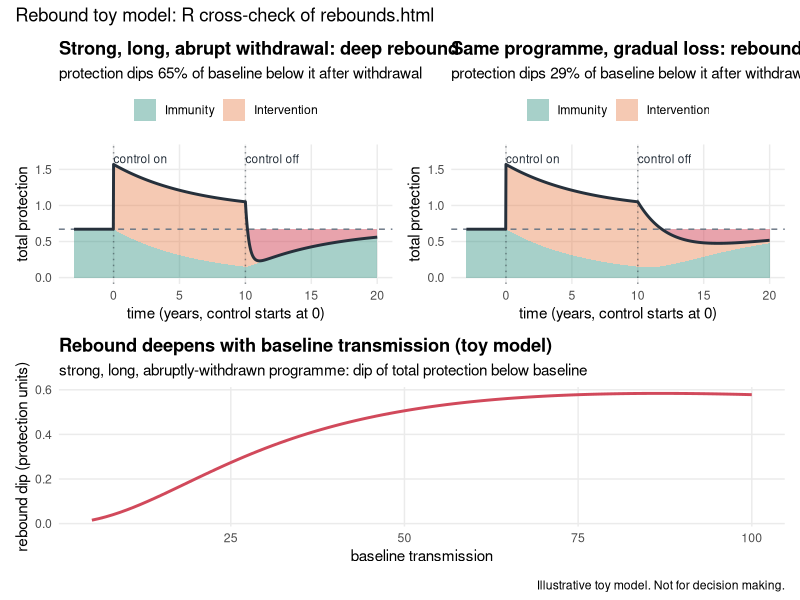

Source code (R):
# =============================================================================
# validate_rebounds.R
#
# Static R/ggplot reproduction of the interactive toy model in rebounds.html,
# as an independent cross-check of the JavaScript. It re-implements the same
# "rebound" dynamics
#
#        total protection(t)  =  acquired immunity I(t)  +  intervention J(t)
#
# where a transmission-reducing intervention suppresses exposure (so immunity
# wanes toward a lower setpoint), then is withdrawn (so its protection decays),
# and total protection can dip BELOW the pre-intervention baseline = a rebound.
#
# All parameters are [ASSUMED] illustrative choices (a toy model), sense-checked
# against the Griffin et al. / malariasimulation transmission model for
# structure and timescales. Not data-fitted.
#
# Run from the repository root:
#   Rscript validation/validate_rebounds.R
# =============================================================================

## ---- libraries -------------------------------------------------------------
.libPaths("C:/Users/pwinskil/Documents/r_packages_arm64")  # user's package lib
suppressPackageStartupMessages({
  library(ggplot2)
  library(dplyr)
  library(tidyr)
  library(patchwork)
})

## ===========================================================================
## 1. PARAMETERS  (identical to the JavaScript in rebounds.html)
## ===========================================================================
k_half <- 28        # [ASSUMED] half-saturation of immunity-exposure curve
t_min  <- -3        # [ASSUMED] time axis start (years)
t_max  <- 20        # [ASSUMED] time axis end (years)
dt     <- 0.02      # [ASSUMED] Euler step (years)

## --- Colours (match the web page) -------------------------------------------
col_accent <- "#2f8f7e"  # immunity
col_warm   <- "#e8804b"  # intervention
col_danger <- "#d1495b"  # rebound
col_ink    <- "#26303b"
col_muted  <- "#6b7785"

## ===========================================================================
## 2. MODEL FUNCTIONS  (identical logic to the JavaScript)
## ===========================================================================

## Saturating (Hill) exposure -> immunity setpoint: g(x) = x^2 / (x^2 + K^2)
g_imm <- function(x) {
  x2 <- x * x
  x2 / (x2 + k_half * k_half)
}

## Immunity relaxes toward its setpoint at a rate that rises mildly with baseline
## transmission (faster rebuild where transmission is higher).
rate_of <- function(Tr) 0.08 + 0.20 * (Tr / 100)

## Speed-of-loss slider (0..100) -> intervention decay half-life (years)
##   0   = gradual waning -> ~3.0 yr ; 100 = abrupt stop -> ~0.17 yr (~2 mo)
loss_half_life <- function(v) 3.0 * (0.17 / 3.0) ^ (v / 100)

## ---- simulate one scenario -------------------------------------------------
## Tr    baseline transmission (5..100)
## S     control strength (0..0.95, fraction reduction in exposure while on)
## D     control duration (years)
## lossV speed-of-loss slider value (0..100)
simulate <- function(Tr, S, D, lossV) {
  B       <- g_imm(Tr)                  # baseline immunity floor
  r       <- rate_of(Tr)
  hl      <- loss_half_life(lossV)
  k_decay <- log(2) / hl

  ts <- seq(t_min, t_max, by = dt)
  I  <- numeric(length(ts))
  J  <- numeric(length(ts))
  I[1] <- B                             # start at baseline equilibrium

  for (i in seq_along(ts)) {
    t <- ts[i]
    Jt <- if (t >= 0 && t < D) S
          else if (t >= D)     S * exp(-k_decay * (t - D))
          else                 0
    J[i] <- Jt
    x   <- Tr * (1 - Jt)                # suppressed exposure
    Ieq <- g_imm(x)
    if (i > 1) I[i] <- I[i - 1] + r * (Ieq - I[i - 1]) * dt
  }
  I <- pmax(0, I)
  tot <- I + J

  ## rebound metric: how far total protection dips below baseline after withdrawal
  post     <- ts >= D
  min_tot  <- min(tot[post])
  depth    <- max(0, B - min_tot)

  list(
    df = data.frame(t = ts, I = I, J = J, tot = tot),
    B = B, depth = depth,
    rel_depth = if (B > 0) depth / B else 0,
    Tr = Tr, S = S, D = D, lossV = lossV
  )
}

## ===========================================================================
## 3. NUMERIC CROSS-CHECK  (compare these against the web-page readouts)
## ===========================================================================
scenarios <- list(
  "default            (Tr=40, S=0.70, D=6,  abrupt)"   = c(40, 0.70, 6,  75),
  "strong+long+abrupt (Tr=40, S=0.90, D=10, abrupt)"   = c(40, 0.90, 10, 95),
  "gradual loss       (Tr=40, S=0.90, D=10, gradual)"  = c(40, 0.90, 10, 10),
  "very high transm.  (Tr=95, S=0.90, D=10, abrupt)"   = c(95, 0.90, 10, 95),
  "very low transm.   (Tr=10, S=0.90, D=10, abrupt)"   = c(10, 0.90, 10, 95)
)

cat("\n=== Rebound toy model: numeric cross-check ===\n")
cat(sprintf("%-52s %8s %8s %8s\n", "scenario", "baseB", "depth", "rel.dep"))
sim_list <- lapply(scenarios, function(p) simulate(p[1], p[2], p[3], p[4]))
for (nm in names(sim_list)) {
  s <- sim_list[[nm]]
  cat(sprintf("%-52s %8.3f %8.3f %7.1f%%\n",
              nm, s$B, s$depth, 100 * s$rel_depth))
}

## --- Baseline-transmission check: rebound DIP vs baseline transmission -------
## Per Ghani et al. 2009, rebound risk grows with transmission. The protection
## dip should rise with baseline transmission and be largest at high transmission.
trange <- seq(5, 100, by = 1)
dip_curve <- sapply(trange, function(Tr) simulate(Tr, 0.90, 10, 95)$depth)
peak_Tr <- trange[which.max(dip_curve)]
cat(sprintf("\nBaseline check (S=0.90, D=10, abrupt): dip at Tr=5 is %.3f, ",
            dip_curve[1]))
cat(sprintf("at Tr=100 is %.3f, max at Tr=%d.\n",
            dip_curve[length(dip_curve)], peak_Tr))
cat(if (peak_Tr >= 75 && dip_curve[length(dip_curve)] > 3 * dip_curve[1])
      "  -> rebound dip largest at high baseline transmission, as expected.\n"
    else "  -> WARNING: expected the largest dip at high baseline transmission.\n")

## ===========================================================================
## 4. PLOTS
## ===========================================================================

## --- (a) the headline scenario: stacked protection-over-time ----------------
plot_scenario <- function(s, title) {
  df  <- s$df
  long <- df %>%
    transmute(t,
              Immunity     = I,
              Intervention = J) %>%
    pivot_longer(-t, names_to = "component", values_to = "v")
  long$component <- factor(long$component, levels = c("Intervention", "Immunity"))

  ## rebound (dip) ribbon: total below baseline, after withdrawal
  dip <- df %>%
    filter(t >= s$D, tot < s$B) %>%
    mutate(lo = tot, hi = s$B)

  ggplot() +
    geom_area(data = long, aes(t, v, fill = component),
              position = "stack", alpha = 0.42, colour = NA) +
    { if (nrow(dip) > 0)
        geom_ribbon(data = dip, aes(t, ymin = lo, ymax = hi),
                    fill = col_danger, alpha = 0.5) } +
    geom_hline(yintercept = s$B, linetype = "dashed", colour = col_muted) +
    geom_vline(xintercept = c(0, s$D), linetype = "dotted",
               colour = col_ink, alpha = 0.5) +
    geom_line(data = df, aes(t, tot), colour = col_ink, linewidth = 1) +
    annotate("text", x = 0,    y = max(df$tot) * 1.05, label = "control on",
             hjust = 0, size = 3, colour = col_ink) +
    annotate("text", x = s$D,  y = max(df$tot) * 1.05, label = "control off",
             hjust = 0, size = 3, colour = col_ink) +
    scale_fill_manual(values = c(Immunity = col_accent, Intervention = col_warm),
                      breaks = c("Immunity", "Intervention")) +
    labs(title = title,
         subtitle = sprintf("protection dips %.0f%% of baseline below it after withdrawal",
                            100 * s$rel_depth),
         x = "time (years, control starts at 0)", y = "total protection",
         fill = NULL) +
    coord_cartesian(xlim = c(t_min, t_max), ylim = c(0, max(df$tot) * 1.12)) +
    theme_minimal(base_size = 11) +
    theme(legend.position = "top",
          plot.title = element_text(face = "bold"),
          panel.grid.minor = element_blank())
}

p_main    <- plot_scenario(sim_list[[2]], "Strong, long, abrupt withdrawal: deep rebound")
p_gradual <- plot_scenario(sim_list[[3]], "Same programme, gradual loss: rebound softened")

## --- (b) rebound dip vs baseline transmission -------------------------------
dip_df <- data.frame(Tr = trange, dip = dip_curve)
p_hump <- ggplot(dip_df, aes(Tr, dip)) +
  geom_line(colour = col_danger, linewidth = 1) +
  labs(title = "Rebound deepens with baseline transmission (toy model)",
       subtitle = "strong, long, abruptly-withdrawn programme: dip of total protection below baseline",
       x = "baseline transmission", y = "rebound dip (protection units)") +
  theme_minimal(base_size = 11) +
  theme(plot.title = element_text(face = "bold"),
        panel.grid.minor = element_blank())

## --- combine & save ---------------------------------------------------------
combined <- (p_main | p_gradual) / p_hump +
  plot_annotation(
    title = "Rebound toy model: R cross-check of rebounds.html",
    caption = "Illustrative toy model. Not for decision making."
  )

dir.create("figures", showWarnings = FALSE)
ggsave("figures/rebounds_validation.png", combined,
       width = 11, height = 8, dpi = 130, bg = "white")
cat("\nSaved figures/rebounds_validation.png\n")
